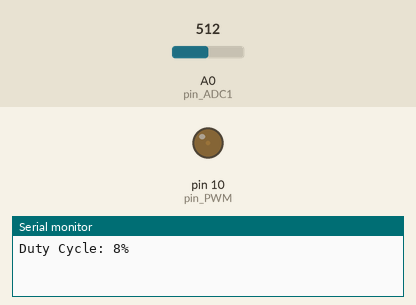
This sketch was run on a simulated Arduino Uno, built with avr-gcc and run on an emulated ATmega328P. Shown: output pins drawn as LEDs (lit = HIGH), the last lines printed to the serial monitor. Inputs (shaded band) come from the test bench; at power-on: A0 (pin_ADC1) = 512.

Above: at 0.15 s.
At 19.3 s:
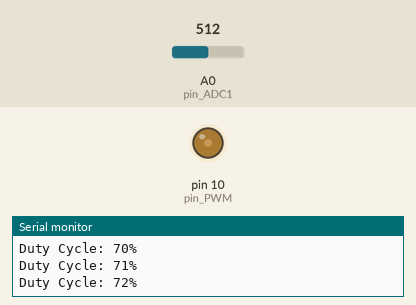
Timing chart, 0 to 20.8 s (numbered marks = the images above):
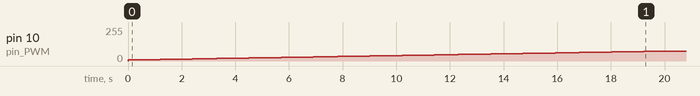

The sketch:

LAB03.ino
```cpp
#include <PWM.h>

int pin_PWM = 10;
const int pin_ADC1 = A0;
unsigned long duty = 0;
const int Vref = 19;                // Reference voltage
int32_t frequency = 100000; // Hz

void setup() {
  InitTimersSafe();
  // Set frequency for pin
  bool success = SetPinFrequencySafe(pin_PWM, frequency);
  if(success) {
    pinMode(pin_PWM, OUTPUT);
    pinMode(pin_ADC1, INPUT);
    Serial.begin(9600);
  }
}

void loop() {
  // Read the value of the potentiometer
  int adcValue = analogRead(pin_ADC1);

  // Scale the value to match reference voltage range
  float voltage = (adcValue)/(5.0*1023.0); // Assuming 5V ADC reference

  // Adjust duty cycle based on reference voltage
  if (voltage > Vref) {
    duty -= 1; // Decrease duty cycle if voltage is higher than reference
  } else if (voltage < Vref) {
    duty += 1; // Increase duty cycle if voltage is lower than reference
  }

  // Ensure duty cycle stays within limits
  if (duty > 72) {
    duty = 72;                    // maximum 90%
  }
  if (duty < 8) {                 // minimum 10%
    duty = 8;
  }

  // Update the PWM signal
  analogWrite(pin_PWM, duty);
  Serial.print("Duty Cycle: ");
  Serial.print(duty);
  Serial.println("%");
  delay(300); // Delay in between reads
}
```

Measured:
- by itself, pin 10 (pin_PWM): moves from 0/255 to 72/255 over 19.2 s
